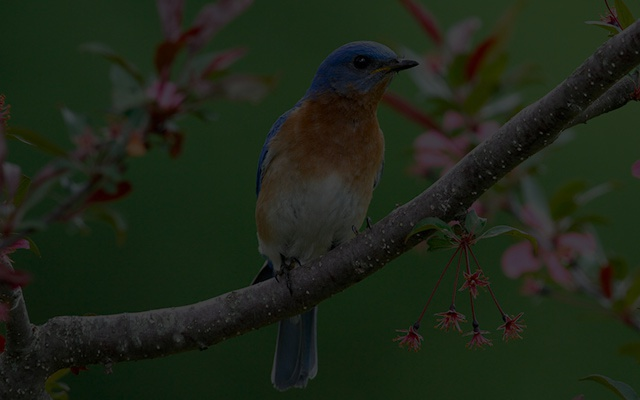
#> input picture ClassWork/CW5/Dark Image.jpg, 640 x 400 px
$ python myHistEq.py
#> lines starting #> are read from the running program, lines starting #| are printed output that depends on the picture
### ClassWork/CW5/myHistEqLogic.py
__author__ = "Haim Adrian"

import collections

import numpy as np
from matplotlib import pyplot as plt
import cv2


# Probability Density Function
# Result is a histogram containing weights (density) e.g. colorCount / sum(colorsCount)
def myPDF(tensor, p=8):
    if not isinstance(tensor, np.ndarray):
        print("PDF: Not a tensor. Was: ", tensor.__class__)
        return None

    tensorShape = tensor.shape
    if (len(tensorShape) > 3) or (len(tensorShape) < 2):
        print("PDF: Unexpected dimension. Was: ", tensorShape)
        return None

    pdf = np.zeros(2 ** p, dtype=np.float64)
    if len(tensor.shape) == 3:
        for i in range(tensorShape[0]):
            for j in range(tensorShape[1]):
                for k in range(tensorShape[2]):
                    pdf[int(tensor[i, j, k])] += 1
    else:
        for j in range(tensorShape[0]):
            for k in range(tensorShape[1]):
                pdf[int(tensor[j, k])] += 1

    # Now divide by the sum
    pdf /= pdf.sum()

    return pdf


# Cumulative Distribution Function
# p tells how many bits an image is, so we can scan the pdf accordingly. 2^p is the amount of elements in pdf
def myCDF(pdfTensor, p=8):
    if not isinstance(pdfTensor, collections.Sequence) and not (isinstance(pdfTensor, np.ndarray) and (len(pdfTensor.shape) == 1)):
        print("CDF: Not a sequence. Was:", pdfTensor.__class__)
        return None

    length = 2 ** p
    if len(pdfTensor) != length:
        print("CDF: PDF tensor should be a sequence with", length, "elements. Was:", len(pdfTensor))
        return None

    # Declare array of zeros with the same length of the pdf
    cdf = np.zeros(length, dtype=np.float64)
    cdf[0] = pdfTensor[0]
    for j in range(1, length):
        cdf[j] = cdf[j - 1] + pdfTensor[j]

    return cdf


# [45 lines left out: functions applyCDFFilter, numpyPDF, plot, not called in this run]

### ClassWork/CW5/myHistEq.py
__author__ = "Haim Adrian"

import matplotlib
from myHistEqLogic import *

# Do it to see a new window when calling plt.show, and not within PyCharm.
matplotlib.use('TkAgg')


def histogramEqualization(img):
    img = np.float64(img)
    pdf = myPDF(img)
    if pdf is None:
        return None

    cdf = myCDF(pdf)
    return applyCDFFilter(img, cdf)


def histogramEqualization2(img):
    img = np.float64(img)
    pdf, binEdges = numpyPDF(img)
    if pdf is None:
        return None

    cdf = myCDF(pdf)
    return applyCDFFilter(img, cdf)


darkImg = cv2.imread("Dark Image.jpg")
#> darkImg is the input picture: shape (400, 640, 3); mean B, G, R 23.4, 37.4, 29.3
giraffeImg = cv2.imread("Giraffe.jpg")
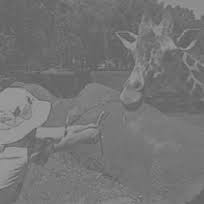
#> input picture ClassWork/CW5/Giraffe.jpg, 204 x 204 px
#> giraffeImg is the input picture: shape (204, 204, 3); min 87, max 165, mean 116.8
cImg = cv2.imread("ImgC.jpg")
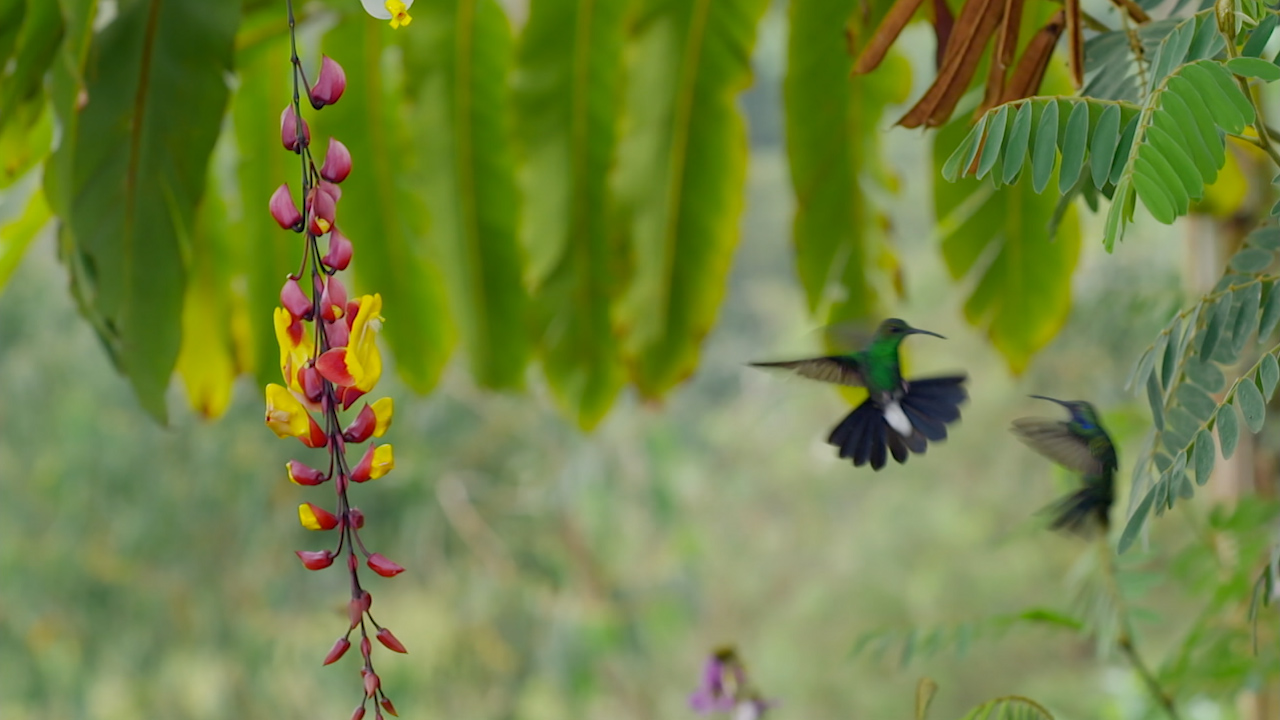
#> input picture ClassWork/CW5/ImgC.jpg, 1280 x 720 px
#> cImg is the input picture: shape (720, 1280, 3); mean B, G, R 65.1, 130.8, 114

img1 = histogramEqualization(darkImg)
#> in histogramEqualization, `img = np.float64(img)`:
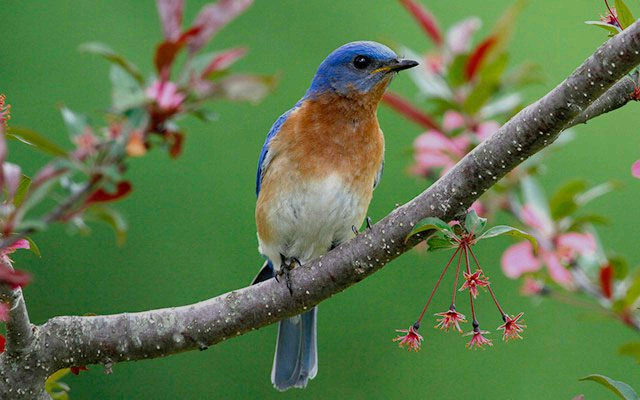
#> img: shape (400, 640, 3) float64; mean B, G, R 23.4, 37.4, 29.3; drawn with min black and max white
#> in histogramEqualization, `pdf = myPDF(img)`: pdf = 256 values, max 0.0326 at index 20, min 0 at index 77, mean 0.00391
#> (the run stopped early here; a loop or call above may not have finished)
